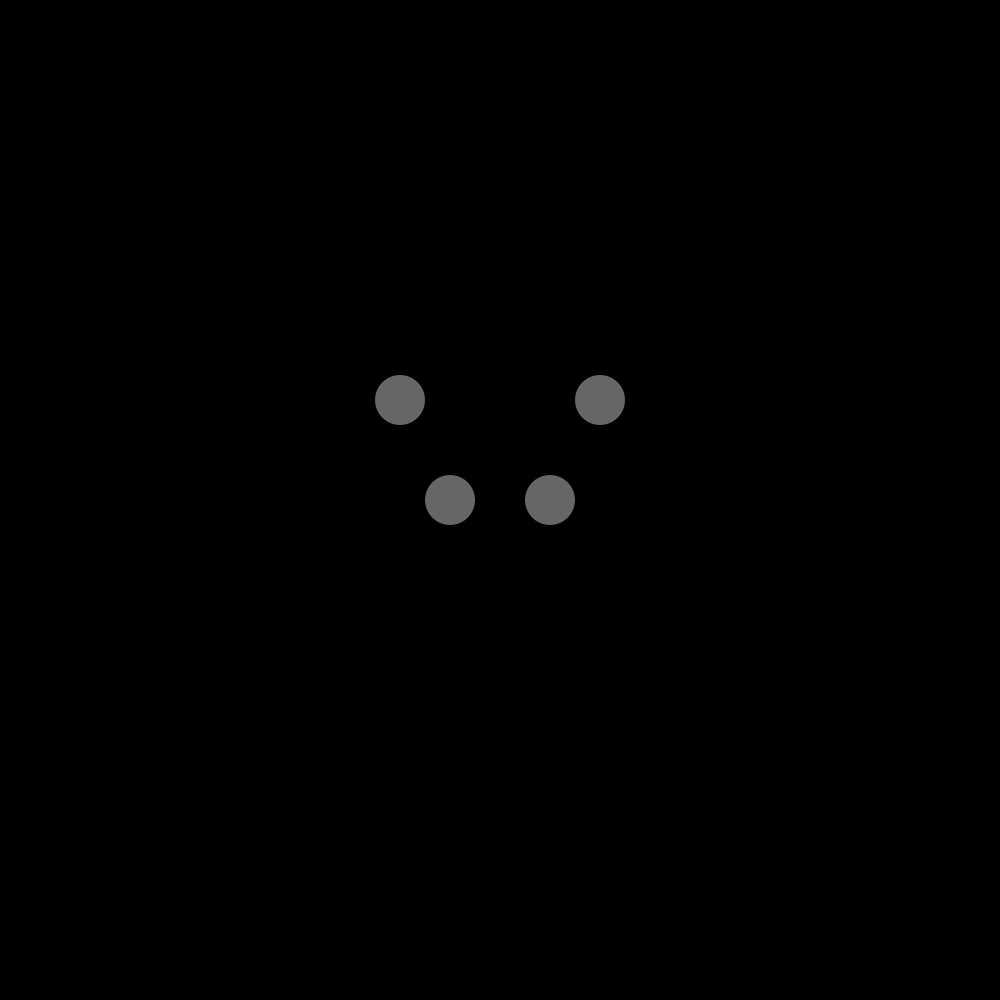
Frame 1 (no input)
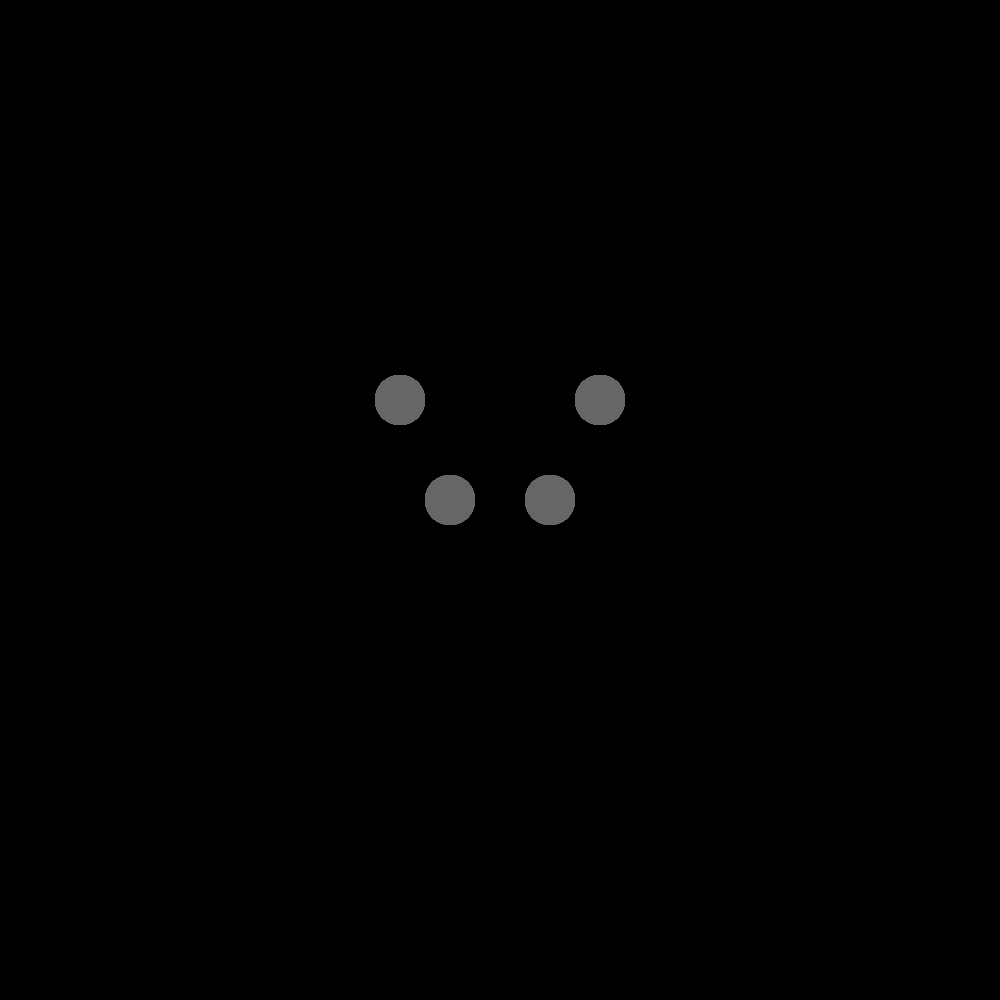
Frame 60 (the mouse pressed at the canvas centre just before this capture)
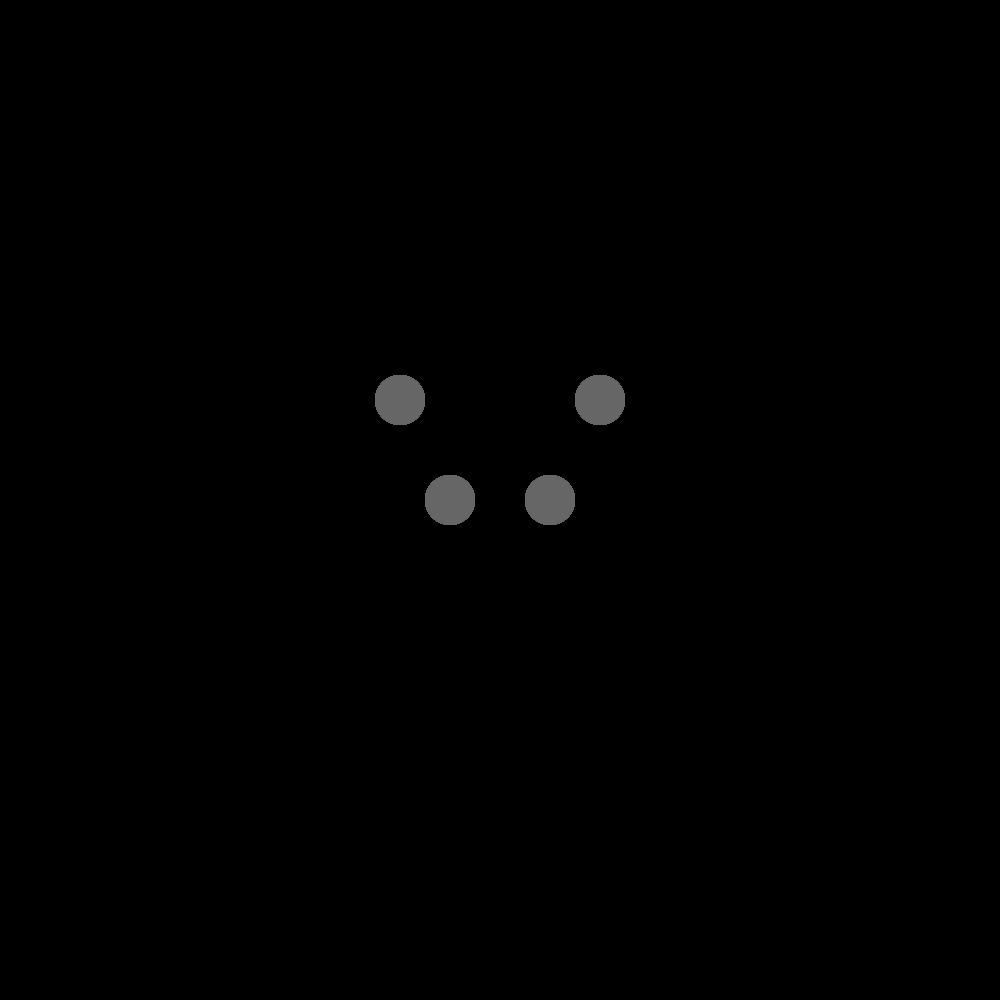
Frame 120 (the mouse held since frame 60 and released just before this capture)

The Processing sketch that drew these frames (run headless with seeded random() and noise(); from frame 60 on, the mouse is pressed at the canvas centre):

// Processing sketch: functions
// ── functions.pde
int x = 0;




void setup(){
  size(1000, 1000);
  background(0);
  noStroke();
  fill(102);
}
void draw(){

circle(450, 500, 50);
circle(550, 500, 50);


circle(600, 400, 50);
circle(400, 400, 50);
}

void polygon(float x, float y, float radius, int npoints) {
  float angle = TWO_PI / npoints;
  beginShape();
  for (float a = 0; a < TWO_PI; a += angle) {
    float sx = x + cos(a) * radius;
    float sy = y + sin(a) * radius;
    vertex(sx, sy);
  }
  endShape(CLOSE);

}
